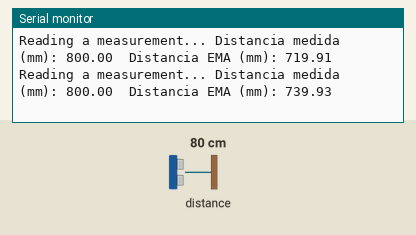
This sketch was run on a simulated Arduino Uno, built with avr-gcc and run on an emulated ATmega328P. Parts: the last lines printed to the serial monitor. The test bench sets the inputs (shaded band); at power-on: distance to the obstacle 80 cm.

Above: at 1.2 s.
1.3 s: distance to the obstacle set to 250 cm
At 1.47 s:
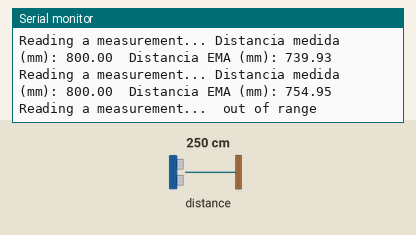
3.2 s: distance to the obstacle set to 2 cm
At 3.21 s:
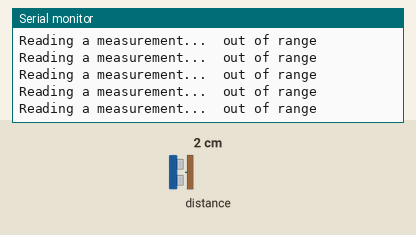
Timing chart, 0 to 6.2 s (numbered marks = the images above; inputs shaded):
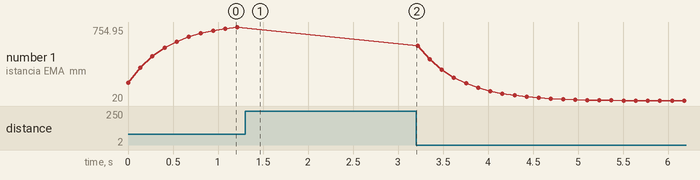

The sketch:

vl53l0x_EMA.ino
```cpp
#include "Adafruit_VL53L0X.h"

float a = 0.25;
float M;
float An1 = 0;
float An;

Adafruit_VL53L0X lox = Adafruit_VL53L0X();

void setup() {
  Serial.begin(115200);

  // wait until serial port opens for native USB devices
  while (! Serial) {
    delay(1);
  }

  Serial.println("Adafruit VL53L0X test");
  if (!lox.begin()) {
    Serial.println(F("Failed to boot VL53L0X"));
    while(1);
  }
  // power
  Serial.println(F("VL53L0X API Simple Ranging example\n\n"));
}


void loop() {
  VL53L0X_RangingMeasurementData_t measure;

  Serial.print("Reading a measurement... ");
  lox.rangingTest(&measure, false); // pass in 'true' to get debug data printout!

  if (measure.RangeStatus != 4) {  // phase failures have incorrect data
    M = measure.RangeMilliMeter;
    An = (a*M)+((1-a)*An1);
    Serial.print("Distancia medida (mm): ");
    Serial.print(M);
    Serial.print("  Distancia EMA (mm): ");
    Serial.println(An);
    An1 = An;
  } else {
    Serial.println(" out of range ");
  }

  delay(100);
}
```

Measured:
- after the input at 1.3 s, the serial monitor: prints a new line after 0.05 s (image 1)
- plotted number 1: 754.95 → 20 after the input at 3.2 s
